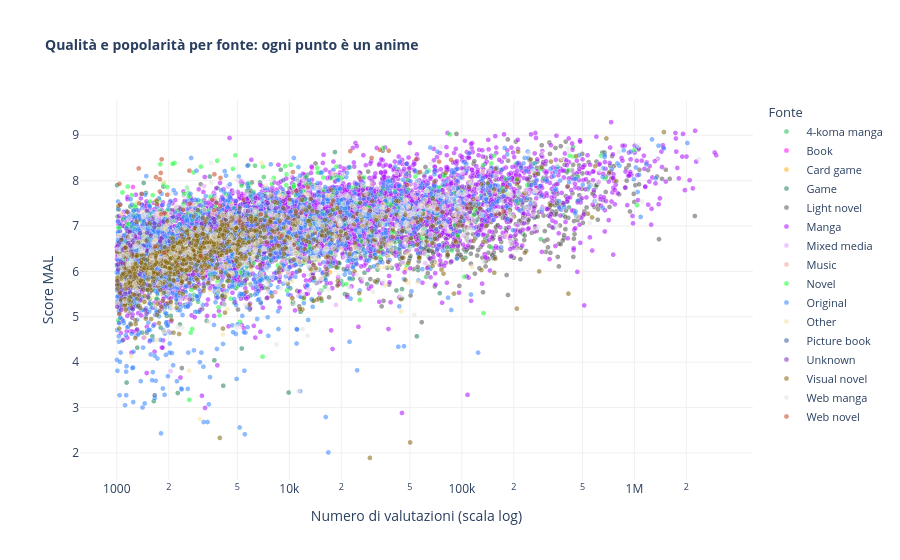

Here is the notebook cell this chart was saved with:
### Markdown cell above
Il grafico a sinistra mostra subito una cosa: il **manga domina in modo schiacciante**. È la fonte di gran lunga più rappresentata nel catalogo — decenni di serializzazione su riviste come Weekly Shonen Jump hanno prodotto un bacino enorme di materiale adattabile. Gli anime "Original" — quelli nati direttamente in studio senza una fonte preesistente — sono numericamente la seconda categoria, ma distanti.

Il grafico a destra racconta però una storia diversa. **Il volume non correla con la qualità media**: le fonti con più titoli non sono necessariamente quelle con lo score più alto. Al contrario, fonti di nicchia come light novel, visual novel e novel tendono ad avere score medi più elevati — probabilmente perché vengono adattate solo quando il materiale di base ha già un pubblico fedele e aspettative alte.

Gli originali mostrano invece la varianza più alta: senza un termine di paragone preesistente, possono essere capolavori assoluti o delusioni complete. Il grafico che segue esplora questa varianza al livello del singolo anime.

### Code cell
det_src = (
    details
    .dropna(subset=['source', 'score', 'scored_by'])
    .query('scored_by >= 1000 and source in @source_agg.source.tolist()')
    .copy()
)

fig = px.scatter(
    det_src.sort_values('source'),
    x='scored_by', y='score',
    color='source', color_discrete_map=color_map,
    hover_name='title',
    hover_data={'source': True, 'scored_by': ':,', 'score': ':.2f', 'year': True, 'type': True},
    labels={
        'scored_by': 'Numero di valutazioni (scala log)',
        'score': 'Score MAL',
        'source': 'Fonte',
    },
    title='<b>Qualità e popolarità per fonte: ogni punto è un anime</b>',
    log_x=True, opacity=0.55,
)
fig.update_traces(marker=dict(size=5, line=dict(width=0.3, color='white')))
fig.update_layout(
    height=560,
    plot_bgcolor='white',
    paper_bgcolor='white',
    title_font_size=14,
    xaxis=dict(showgrid=True, gridcolor='#f0f0f0', zeroline=False),
    yaxis=dict(showgrid=True, gridcolor='#f0f0f0', zeroline=False),
    legend=dict(title='Fonte', font_size=11),
)
fig.show()

### Figure 1 — Plotly figure (JSON) as saved in the notebook; plotly's stock layout.template omitted (floating-point values rounded to 4 significant figures; data arrays with more than 128 entries replaced by an {"elided": "..."} marker saying what was removed)
{"data": [{"customdata": {"elided": "242x3 mixed values"}, "hovertemplate": "<b>%{hovertext}</b><br><br>Fonte=%{customdata[0]}<br>Numero di valutazioni (scala log)=%{x:,}<br>Score MAL=%{y:.2f}<br>year=%{customdata[1]}<br>type=%{customdata[2]}<extra></extra>", "hovertext": {"elided": "242 str values"}, "legendgroup": "4-koma manga", "marker": {"color": "#1CBE4F", "opacity": 0.55, "symbol": "circle", "line": {"color": "white", "width": 0.3}, "size": 5}, "mode": "markers", "name": "4-koma manga", "showlegend": true, "x": {"elided": "242 float values"}, "xaxis": "x", "y": {"elided": "242 float values"}, "yaxis": "y", "type": "scattergl"}, {"customdata": {"elided": "54x3 mixed values"}, "hovertemplate": "<b>%{hovertext}</b><br><br>Fonte=%{customdata[0]}<br>Numero di valutazioni (scala log)=%{x:,}<br>Score MAL=%{y:.2f}<br>year=%{customdata[1]}<br>type=%{customdata[2]}<extra></extra>", "hovertext": ["Alps Monogatari: Watashi no Annette", "Momoko, Kaeru no Uta ga Kikoeru yo.", "Alps no Shoujo Heidi", "Anne no Nikki", "Fuyu no Hi", "Muumin", "Muumin (1972)", "Fuse: Teppou Musume no Torimonochou", "Peter Pan no Bouken", "Muumindani no Suisei", "Fushigi no Kuni no Alice", "Chuumon no Ooi Ryouriten (1991)", "Mitsubachi Maya no Bouken", "SF Shinseiki Lensman", "Sanzoku no Musume Ronja", "Madang-eul Naon Amtalg", "Tanoshii Muumin Ikka", "Deltora Quest", "Happy Birthday: Inochi Kagayaku Toki", "Magic Tree House", "Bosco Adventure", "Madogiwa no Totto-chan", "Heike Monogatari", "Andersen Douwa: Ningyohime", "Kimagure Robot", "Yuki no Joou (TV)", "Starship Troopers: Invasion", "Yume no Crayon Oukoku", "Sekai Meisaku Douwa: Mori wa Ikiteiru", "Uchuu no Senshi", "Tom Sawyer no Bouken", "Kaze wo Mita Shounen", "Arashi no Yoru ni", "30-sai no Hoken Taiiku Specials", "30-sai no Hoken Taiiku", "Yuureisen", "Arabian Nights: Sindbad no Bouken (TV)", "Buddha Saitan", "Haha wo Tazunete Sanzenri", "Araiguma Rascal", "Birthday Wonderland", "Jungle Book Shounen Mowgli", "Kanashimi no Belladonna", "Mary to Majo no Hana", "Anime Himitsu no Hanazono", "Jack to Mame no Ki", "Oz no Mahoutsukai (TV)", "Romeo x Juliet", "Tanoshii Muumin Ikka Bouken Nikki", "Marco: Haha wo Tazunete Sanzenri", "Sirius no Densetsu", "Cello Hiki no Gauche (1982)", "Time Travel Shoujo: Mari Waka to 8-nin no Kagakusha-tachi", "Cheburashka Arere?"], "legendgroup": "Book", "marker": {"color": "#FE00FA", "opacity": 0.55, "symbol": "circle", "line": {"color": "white", "width": 0.3}, "size": 5}, "mode": "markers", "name": "Book", "showlegend": true, "x": [2134.0, 1711.0, 21220.0, 2681.0, 1659.0, 2611.0, 1101.0, 12970.0, 2174.0, 5437.0, 1435.0, 2707.0, 6243.0, 1905.0, 7559.0, 1783.0, 13520.0, 13300.0, 1654.0, 2736.0, 1137.0, 1240.0, 28210.0, 3133.0, 1173.0, 1320.0, 3361.0, 1696.0, 1131.0, 2461.0, 4584.0, 2592.0, 11400.0, 2111.0, 27280.0, 1177.0, 4138.0, 3269.0, 4223.0, 1402.0, 7177.0, 4412.0, 18940.0, 58230.0, 3039.0, 1015.0, 1387.0, 76930.0, 3313.0, 1021.0, 2372.0, 6149.0, 6277.0, 1691.0], "xaxis": "x", "y": [6.79, 7.5, 7.42, 6.74, 6.03, 7.15, 6.56, 7.28, 6.77, 7.69, 6.44, 6.24, 6.58, 6.11, 7.06, 7.45, 8.28, 7.1, 7.01, 6.9, 7.0, 7.86, 7.79, 6.86, 5.94, 6.97, 6.64, 7.24, 6.72, 6.13, 7.33, 6.62, 7.64, 6.1, 6.61, 5.64, 7.21, 5.88, 7.47, 6.8, 6.53, 6.99, 7.2, 7.27, 7.1, 6.32, 6.7, 7.57, 7.5, 7.04, 6.69, 6.88, 6.49, 6.42], "yaxis": "y", "type": "scattergl"}, {"customdata": {"elided": "46x3 mixed values"}, "hovertemplate": "<b>%{hovertext}</b><br><br>Fonte=%{customdata[0]}<br>Numero di valutazioni (scala log)=%{x:,}<br>Score MAL=%{y:.2f}<br>year=%{customdata[1]}<br>type=%{customdata[2]}<extra></extra>", "hovertext": ["Rokumon Tengai Mon Colle Knights", "Battle Spirits: Brave", "Battle Spirits: Burning Soul", "Battle Spirits: Heroes", "WIXOSS Diva(A)Live", "Manaria Friends", "Shingeki no Bahamut: Virgin Soul", "Kouchuu Ouja Mushiking: Mori no Tami no Densetsu", "Battle Spirits: Sword Eyes", "Ange Vierge", "Aquarian Age: Saga II - Don't Forget Me...", "Aquarian Age: Sign for Evolution", "Z/X: Code Reunion", "Z/X: Ignition", "Weiß Survive R", "Weiß Survive", "Watashitachi, Luck Logic-bu!", "Battle Spirits: Shounen Gekiha Dan", "Battle Spirits: Shounen Toppa Bashin", "Cardfight!! Vanguard G: Stride Gate-hen", "Selector Destructed WIXOSS Movie", "Selector Spread WIXOSS", "Dragon Collection", "Shadowverse", "Shadowverse Flame", "Selector Infected WIXOSS: Midoriko-san to Piruruku-tan", "Cardfight!! Vanguard G", "Luck & Logic", "Cardfight!! Vanguard G Next", "Lostorage Incited WIXOSS", "Lostorage Conflated WIXOSS: Missing Link", "Lostorage Conflated WIXOSS", "Cardfight!! Vanguard G Z", "Yu☆Gi☆Oh! Go Rush!!", "Yu☆Gi☆Oh! Sevens", "Yu☆Gi☆Oh! VRAINS", "Cardfight!! Vanguard G: GIRS Crisis-hen", "Shingeki no Bahamut: Genesis", "Future Card Shin Buddyfight", "Future Card Buddyfight Triple D", "Future Card Buddyfight Hundred", "Future Card Buddyfight Battsu: All-Star Fight", "Future Card Buddyfight Battsu", "Future Card Buddyfight", "Hina Logi: From Luck & Logic", "Selector Infected WIXOSS"], "legendgroup": "Card game", "marker": {"color": "#FEAF16", "opacity": 0.55, "symbol": "circle", "line": {"color": "white", "width": 0.3}, "size": 5}, "mode": "markers", "name": "Card game", "showlegend": true, "x": [2409.0, 2088.0, 1785.0, 1050.0, 3475.0, 36860.0, 93930.0, 1842.0, 1065.0, 17210.0, 1388.0, 4925.0, 3918.0, 17450.0, 5393.0, 8907.0, 1174.0, 1757.0, 1538.0, 5238.0, 6455.0, 40970.0, 2188.0, 5278.0, 1653.0, 3485.0, 8658.0, 47360.0, 5390.0, 22570.0, 1683.0, 11250.0, 4272.0, 1469.0, 5079.0, 20810.0, 5954.0, 185700.0, 1908.0, 2612.0, 3484.0, 1486.0, 2581.0, 5683.0, 10470.0, 65160.0], "xaxis": "x", "y": [6.43, 7.17, 6.69, 6.18, 5.6, 6.68, 7.42, 6.82, 6.57, 5.98, 5.73, 6.04, 5.81, 6.47, 5.97, 6.0, 5.45, 6.96, 6.39, 6.72, 7.19, 7.34, 6.14, 5.75, 6.74, 5.9, 6.53, 6.05, 6.69, 6.68, 6.53, 7.08, 6.56, 6.2, 6.22, 6.71, 6.68, 7.61, 6.4, 6.58, 6.72, 6.77, 6.6, 6.73, 6.64, 7.21], "yaxis": "y", "type": "scattergl"}, {"customdata": {"elided": "640x3 mixed values"}, "hovertemplate": "<b>%{hovertext}</b><br><br>Fonte=%{customdata[0]}<br>Numero di valutazioni (scala log)=%{x:,}<br>Score MAL=%{y:.2f}<br>year=%{customdata[1]}<br>type=%{customdata[2]}<extra></extra>", "hovertext": {"elided": "640 str values"}, "legendgroup": "Game", "marker": {"color": "#1C8356", "opacity": 0.55, "symbol": "circle", "line": {"color": "white", "width": 0.3}, "size": 5}, "mode": "markers", "name": "Game", "showlegend": true, "x": {"elided": "640 float values"}, "xaxis": "x", "y": {"elided": "640 float values"}, "yaxis": "y", "type": "scattergl"}, {"customdata": {"elided": "977x3 mixed values"}, "hovertemplate": "<b>%{hovertext}</b><br><br>Fonte=%{customdata[0]}<br>Numero di valutazioni (scala log)=%{x:,}<br>Score MAL=%{y:.2f}<br>year=%{customdata[1]}<br>type=%{customdata[2]}<extra></extra>", "hovertext": {"elided": "977 str values"}, "legendgroup": "Light novel", "marker": {"color": "#565656", "opacity": 0.55, "symbol": "circle", "line": {"color": "white", "width": 0.3}, "size": 5}, "mode": "markers", "name": "Light novel", "showlegend": true, "x": {"elided": "977 float values"}, "xaxis": "x", "y": {"elided": "977 float values"}, "yaxis": "y", "type": "scattergl"}, {"customdata": {"elided": "3863x3 mixed values"}, "hovertemplate": "<b>%{hovertext}</b><br><br>Fonte=%{customdata[0]}<br>Numero di valutazioni (scala log)=%{x:,}<br>Score MAL=%{y:.2f}<br>year=%{customdata[1]}<br>type=%{customdata[2]}<extra></extra>", "hovertext": {"elided": "3863 str values"}, "legendgroup": "Manga", "marker": {"color": "#AA0DFE", "opacity": 0.55, "symbol": "circle", "line": {"color": "white", "width": 0.3}, "size": 5}, "mode": "markers", "name": "Manga", "showlegend": true, "x": {"elided": "3863 float values"}, "xaxis": "x", "y": {"elided": "3863 float values"}, "yaxis": "y", "type": "scattergl"}, {"customdata": {"elided": "96x3 mixed values"}, "hovertemplate": "<b>%{hovertext}</b><br><br>Fonte=%{customdata[0]}<br>Numero di valutazioni (scala log)=%{x:,}<br>Score MAL=%{y:.2f}<br>year=%{customdata[1]}<br>type=%{customdata[2]}<extra></extra>", "hovertext": ["Estab-Life: Great Escape", "Idoly Pride", "Hamatora The Animation", "Null Peta", "Shark'd", "Hamatora The Animation: Saishuukai Chokuzen! Mao ga Okuru", "Rinkai!", "High Card: The Flowers Bloom", "BanG Dream! It's MyGO!!!!!", "Takt Op. Destiny", "BanG Dream! Garupa☆Pico", "Wave!! Surfing Yappe!!", "Wave!! Surfing Yappe!! (TV)", "Assault Lily: Bouquet", "High Card Season 2", "High Card", "BanG Dream! Morfonication", "Argonavis from BanG Dream!", "Konbini Kareshi", "Neppuu Kairiku Bushi Road", "Kandagawa Jet Girls: Koko kara Hajimaru Tokyo Girls Promotion", "Dance with Devils: Fortuna", "Puraore! Pride of Orange", "Mekakucity Actors", "Mikagura Gakuen Kumikyoku (TV)", "Summer Ghost", "BanG Dream! Film Live 2nd Stage", "BanG Dream! Film Live", "BanG Dream! Ave Mujica", "BanG Dream! Asonjatta!", "BanG Dream! Movie: Poppin' Dream!", "BanG Dream! Garupa☆Pico Fever!", "BanG Dream! 5th Anniversary Animation: CiRCLE Thanks Party!", "BanG Dream! 3rd Season", "BanG Dream! Movie: Episode of Roselia - II: Song I Am.", "Mini Hama: Minimum Hamatora", "BanG Dream! Movie: Episode of Roselia - I: Yakusoku", "BanG Dream! 2nd Season", "Hypnosis Mic: Division Rap Battle - Rhyme Anima", "Sanrio Danshi", "Miracle☆Train: Oedo-sen e Youkoso", "Hypnosis Mic: Division Rap Battle - Rhyme Anima +", "Prince of Stride: Alternative", "BanG Dream! Garupa☆Pico: Oomori", "Prima Doll", "Kandagawa Jet Girls Recap", "Akai Koudan Zillion", "Technoroid: Overmind", "BanG Dream!", "Dance with Devils", "Deep Insanity: The Lost Child", "Synduality: Noir Part 2", "Saint Beast: Seijuu Kourin-hen", "Saint Beast: Kouin Jojishi Tenshi Tan", "Saint Beast: Ikusen no Hiru to Yoru-hen", "Pastel Life", "Tsukipro The Animation", "Paradox Live the Animation", "Tsukipro The Animation 2", "Project Scard: Praeter no Kizu", "Nanatsu no Bitoku", "Shounen Hollywood: Holly Stage for 49", "Sabiiro no Armor: Reimei", "Shounen Hollywood: Holly Stage for 50", "Bullbuster", "Re:Stage! Dream Days♪", "Re:␣Hamatora", "Magic-Kyun! Renaissance", "D_Cide Traumerei the Animation", "Build Divide: Code Black", "World Dai Star", "Gakuen Utopia Manabi Straight!", "Megaton-kyuu Musashi 2nd Season", "Megaton-kyuu Musashi", "Build Divide: Code White", "Engage Kiss", "Arata naru Sekai: World's/Start/Load/End", "Kagerou Daze: In a Day's", "Synduality: Noir", "Fw:Hamatora", "Lapis Re:LiGHTs", "Kimi ni Maji Kyun!", "Kandagawa Jet Girls", "D4DJ First Mix", "Gi(a)rlish Number", "Tribe Nine", "Selection Project", "D4DJ Petit Mix", "Futsal Boys!!!!!", "D4DJ All Mix", "Shine Post", "Gundam vs Hello Kitty", "B-Project: Kodou*Ambitious", "B-Project: Zecchou*Emotion", "18if", "D4DJ Double Mix"], "legendgroup": "Mixed media", "marker": {"color": "#DEA0FD", "opacity": 0.55, "symbol": "circle", "line": {"color": "white", "width": 0.3}, "size": 5}, "mode": "markers", "name": "Mixed media", "showlegend": true, "x": [3708.0, 20300.0, 133200.0, 10420.0, 3769.0, 2211.0, 2221.0, 2564.0, 18020.0, 231600.0, 12850.0, 1972.0, 15440.0, 32100.0, 16280.0, 45540.0, 3547.0, 3960.0, 37320.0, 18990.0, 3487.0, 3224.0, 9473.0, 208700.0, 36520.0, 54040.0, 3209.0, 6174.0, 11860.0, 7474.0, 4414.0, 3702.0, 2444.0, 19540.0, 5268.0, 1190.0, 5577.0, 25150.0, 21920.0, 22720.0, 7884.0, 3549.0, 81990.0, 6992.0, 10720.0, 1446.0, 1839.0, 3752.0, 42400.0, 61300.0, 13080.0, 7253.0, 3137.0, 2543.0, 1595.0, 3387.0, 4734.0, 9645.0, 1394.0, 8841.0, 18630.0, 5098.0, 2050.0, 2482.0, 4283.0, 4582.0, 80960.0, 23090.0, 6784.0, 16290.0, 5655.0, 11740.0, 1424.0, 3226.0, 5943.0, 102300.0, 9128.0, 3380.0, 14180.0, 1693.0, 17340.0, 1214.0, 14570.0, 18290.0, 37110.0, 13960.0, 17060.0, 3137.0, 11280.0, 6180.0, 8313.0, 3850.0, 17500.0, 4856.0, 22260.0, 4135.0], "xaxis": "x", "y": [6.46, 7.41, 7.24, 6.4, 7.37, 6.71, 5.65, 6.71, 8.23, 7.16, 7.74, 6.01, 5.86, 6.5, 7.1, 7.16, 7.56, 6.69, 6.26, 7.14, 5.63, 6.24, 6.23, 7.01, 6.67, 7.91, 7.88, 7.67, 8.06, 7.08, 7.87, 7.71, 7.67, 7.99, 8.0, 6.21, 7.7, 7.57, 6.81, 6.7, 6.45, 6.86, 6.9, 7.73, 7.08, 5.4, 6.59, 6.53, 7.0, 6.18, 5.6, 7.11, 5.96, 6.29, 6.2, 6.54, 6.67, 6.87, 6.38, 5.93, 5.26, 6.05, 3.8, 6.47, 6.17, 6.7, 7.34, 7.0, 5.8, 6.38, 7.31, 7.25, 6.53, 6.27, 6.63, 6.79, 6.24, 6.14, 6.83, 6.96, 6.66, 6.63, 5.75, 7.6, 6.8, 6.08, 7.26, 6.97, 5.46, 7.36, 7.48, 6.64, 6.58, 6.68, 6.11, 7.28], "yaxis": "y", "type": "scattergl"}, {"customdata": [["Music", 2017.0, "TV"], ["Music", 2022.0, "TV"], ["Music", null, "Special"], ["Music", null, "Movie"], ["Music", null, "ONA"], ["Music", null, "OVA"], ["Music", 2016.0, "TV"], ["Music", 1992.0, "TV"], ["Music", 2017.0, "TV"], ["Music", null, "Movie"], ["Music", null, "Movie"], ["Music", 2019.0, "TV"], ["Music", null, "Movie"], ["Music", 2019.0, "TV"], ["Music", 2023.0, "TV"], ["Music", 2022.0, "TV"], ["Music", 2020.0, "TV"]], "hovertemplate": "<b>%{hovertext}</b><br><br>Fonte=%{customdata[0]}<br>Numero di valutazioni (scala log)=%{x:,}<br>Score MAL=%{y:.2f}<br>year=%{customdata[1]}<br>type=%{customdata[2]}<extra></extra>", "hovertext": ["Itsudatte Bokura no Koi wa 10 cm Datta.", "Vazzrock The Animation", "Zutto Mae kara Suki deshita. Kokuhaku Jikkou Iinkai: Kinyoubi no Ohayou", "Interstella5555: The 5tory of The 5ecret 5tar 5ystem", "Massara", "The Epic Of ZektBach", "Tsukiuta. The Animation", "Kaze no Naka no Shoujo: Kinpatsu no Jeanie", "Marginal#4: Kiss kara Tsukuru Big Bang", "Suki ni Naru Sono Shunkan wo. Kokuhaku Jikkou Iinkai", "Airy Me", "Urashimasakatasen no Nichijou", "Zutto Mae kara Suki deshita. Kokuhaku Jikkou Iinkai", "Actors: Songs Connection", "UniteUp!", "Heroine Tarumono! Kiraware Heroine to Naisho no Oshigoto", "Tsukiuta. The Animation 2"], "legendgroup": "Music", "marker": {"color": "#F8A19F", "opacity": 0.55, "symbol": "circle", "line": {"color": "white", "width": 0.3}, "size": 5}, "mode": "markers", "name": "Music", "showlegend": true, "x": [99210.0, 1282.0, 10040.0, 46570.0, 1428.0, 2191.0, 8978.0, 1517.0, 5474.0, 50710.0, 2980.0, 3004.0, 104100.0, 6072.0, 3584.0, 27230.0, 1948.0], "xaxis": "x", "y": [7.45, 5.44, 7.17, 8.13, 6.9, 5.77, 6.88, 7.04, 6.64, 7.04, 6.34, 6.12, 7.2, 6.3, 7.05, 7.26, 6.64], "yaxis": "y", "type": "scattergl"}, {"customdata": {"elided": "362x3 mixed values"}, "hovertemplate": "<b>%{hovertext}</b><br><br>Fonte=%{customdata[0]}<br>Numero di valutazioni (scala log)=%{x:,}<br>Score MAL=%{y:.2f}<br>year=%{customdata[1]}<br>type=%{customdata[2]}<extra></extra>", "hovertext": {"elided": "362 str values"}, "legendgroup": "Novel", "marker": {"color": "#16FF32", "opacity": 0.55, "symbol": "circle", "line": {"color": "white", "width": 0.3}, "size": 5}, "mode": "markers", "name": "Novel", "showlegend": true, "x": {"elided": "362 float values"}, "xaxis": "x", "y": {"elided": "362 float values"}, "yaxis": "y", "type": "scattergl"}, {"customdata": {"elided": "2203x3 mixed values"}, "hovertemplate": "<b>%{hovertext}</b><br><br>Fonte=%{customdata[0]}<br>Numero di valutazioni (scala log)=%{x:,}<br>Score MAL=%{y:.2f}<br>year=%{customdata[1]}<br>type=%{customdata[2]}<extra></extra>", "hovertext": {"elided": "2203 str values"}, "legendgroup": "Original", "marker": {"color": "#3283FE", "opacity": 0.55, "symbol": "circle", "line": {"color": "white", "width": 0.3}, "size": 5}, "mode": "markers", "name": "Original", "showlegend": true, "x": {"elided": "2203 float values"}, "xaxis": "x", "y": {"elided": "2203 float values"}, "yaxis": "y", "type": "scattergl"}, {"customdata": {"elided": "249x3 mixed values"}, "hovertemplate": "<b>%{hovertext}</b><br><br>Fonte=%{customdata[0]}<br>Numero di valutazioni (scala log)=%{x:,}<br>Score MAL=%{y:.2f}<br>year=%{customdata[1]}<br>type=%{customdata[2]}<extra></extra>", "hovertext": {"elided": "249 str values"}, "legendgroup": "Other", "marker": {"color": "#F7E1A0", "opacity": 0.55, "symbol": "circle", "line": {"color": "white", "width": 0.3}, "size": 5}, "mode": "markers", "name": "Other", "showlegend": true, "x": {"elided": "249 float values"}, "xaxis": "x", "y": {"elided": "249 float values"}, "yaxis": "y", "type": "scattergl"}, {"customdata": [["Picture book", 2016.0, "TV"], ["Picture book", null, "ONA"], ["Picture book", 2009.0, "TV"], ["Picture book", null, "Movie"], ["Picture book", null, "Movie"], ["Picture book", 2009.0, "TV"], ["Picture book", null, "Movie"], ["Picture book", null, "Movie"], ["Picture book", null, "Movie"], ["Picture book", 1988.0, "TV"], ["Picture book", null, "Movie"], ["Picture book", null, "Movie"], ["Picture book", 2017.0, "TV"], ["Picture book", 1974.0, "TV"], ["Picture book", null, "Movie"]], "hovertemplate": "<b>%{hovertext}</b><br><br>Fonte=%{customdata[0]}<br>Numero di valutazioni (scala log)=%{x:,}<br>Score MAL=%{y:.2f}<br>year=%{customdata[1]}<br>type=%{customdata[2]}<extra></extra>", "hovertext": ["Honobono Log", "Jurassic!", "Kaidan Restaurant", "Entotsu Machi no Poupelle", "Gang-aji Ttong", "Hipira-kun", "Kumo to Tulip", "Chirin no Suzu", "Little Nemo", "Sore Ike! Anpanman", "Omae Umasou da na", "Toshi wo Totta Wani", "Forest Fairy Five", "Barbapapa", "Yodaka no Hoshi"], "legendgroup": "Picture book", "marker": {"color": "#325A9B", "opacity": 0.55, "symbol": "circle", "line": {"color": "white", "width": 0.3}, "size": 5}, "mode": "markers", "name": "Picture book", "showlegend": true, "x": [36600.0, 1164.0, 5660.0, 1240.0, 1543.0, 1558.0, 1400.0, 7150.0, 5447.0, 1804.0, 9249.0, 1594.0, 1658.0, 1450.0, 1504.0], "xaxis": "x", "y": [7.33, 6.36, 7.24, 6.58, 5.68, 6.07, 5.65, 7.14, 7.17, 6.58, 8.01, 6.2, 3.27, 6.27, 6.44], "yaxis": "y", "type": "scattergl"}, {"customdata": {"elided": "159x3 mixed values"}, "hovertemplate": "<b>%{hovertext}</b><br><br>Fonte=%{customdata[0]}<br>Numero di valutazioni (scala log)=%{x:,}<br>Score MAL=%{y:.2f}<br>year=%{customdata[1]}<br>type=%{customdata[2]}<extra></extra>", "hovertext": {"elided": "159 str values"}, "legendgroup": "Unknown", "marker": {"color": "#782AB6", "opacity": 0.55, "symbol": "circle", "line": {"color": "white", "width": 0.3}, "size": 5}, "mode": "markers", "name": "Unknown", "showlegend": true, "x": {"elided": "159 float values"}, "xaxis": "x", "y": {"elided": "159 float values"}, "yaxis": "y", "type": "scattergl"}, {"customdata": {"elided": "950x3 mixed values"}, "hovertemplate": "<b>%{hovertext}</b><br><br>Fonte=%{customdata[0]}<br>Numero di valutazioni (scala log)=%{x:,}<br>Score MAL=%{y:.2f}<br>year=%{customdata[1]}<br>type=%{customdata[2]}<extra></extra>", "hovertext": {"elided": "950 str values"}, "legendgroup": "Visual novel", "marker": {"color": "#85660D", "opacity": 0.55, "symbol": "circle", "line": {"color": "white", "width": 0.3}, "size": 5}, "mode": "markers", "name": "Visual novel", "showlegend": true, "x": {"elided": "950 float values"}, "xaxis": "x", "y": {"elided": "950 float values"}, "yaxis": "y", "type": "scattergl"}, {"customdata": {"elided": "341x3 mixed values"}, "hovertemplate": "<b>%{hovertext}</b><br><br>Fonte=%{customdata[0]}<br>Numero di valutazioni (scala log)=%{x:,}<br>Score MAL=%{y:.2f}<br>year=%{customdata[1]}<br>type=%{customdata[2]}<extra></extra>", "hovertext": {"elided": "341 str values"}, "legendgroup": "Web manga", "marker": {"color": "#E2E2E2", "opacity": 0.55, "symbol": "circle", "line": {"color": "white", "width": 0.3}, "size": 5}, "mode": "markers", "name": "Web manga", "showlegend": true, "x": {"elided": "341 float values"}, "xaxis": "x", "y": {"elided": "341 float values"}, "yaxis": "y", "type": "scattergl"}, {"customdata": {"elided": "56x3 mixed values"}, "hovertemplate": "<b>%{hovertext}</b><br><br>Fonte=%{customdata[0]}<br>Numero di valutazioni (scala log)=%{x:,}<br>Score MAL=%{y:.2f}<br>year=%{customdata[1]}<br>type=%{customdata[2]}<extra></extra>", "hovertext": ["Tianbao Fuyao Lu 2nd Season", "Zhan Shen: Fanchen Shenyu", "Kui Cheng Shoufu Cong Youxi Kaishi", "Zhu Xian 2nd Season", "Quanzhi Fashi", "Shen Yin Wangzuo 2nd Season", "Quanzhi Fashi II", "Quanzhi Fashi III", "Quanzhi Fashi IV", "Quanzhi Fashi V", "Quanzhi Fashi VI", "Shen Yin Wangzuo", "Bai Lian Cheng Shen", "Quanzhi Gaoshou", "Quanzhi Gaoshou: Dianfeng Rongyao", "Quanzhi Gaoshou Specials", "Zhu Xian", "Tianbao Fuyao Lu", "Xingchen Bian: Yu Li Cang Hai", "Tian Guan Cifu Short Film", "Mo Dao Zu Shi: Xian Yun Pian", "Mo Dao Zu Shi: Wanjie Pian", "Mo Dao Zu Shi Q", "Mo Dao Zu Shi", "Kankin Kuiki Level X", "Quanzhi Gaoshou 2", "Cang Lan Jue", "Cang Lan Jue Part 2", "Cang Yuan Tu", "Meng Qi Shi Shen", "Meng Qi Shi Shen: Huanxi Zhui Hun", "Meng Qi Shi Shen: Zaijie Liangyuan", "Douluo Dalu II: Jueshi Tangmen", "Fanren Xiu Xian Chuan: Xinghai Feichi", "Fanren Xiu Xian Chuan: Xinghai Feichi Xuzhang", "Tunshi Xingkong", "Tian Guan Cifu Special", "Yichang Shengwu Jianwenlu", "Da Wang Rao Ming 2", "Tian Guan Cifu Er", "Tian Guan Cifu", "Yong Sheng", "Xian Wang de Richang Shenghuo", "Xian Wang de Richang Shenghuo 2", "Xian Wang de Richang Shenghuo 3", "Xian Wang de Richang Shenghuo 4", "Xie Wang Zhui Qi", "Xie Wang Zhui Qi 3: Shen Nu Guilai", "Xie Wang Zhui Qi: Yishi Qingcheng", "Xingchen Bian", "Xingchen Bian: Po Tian Mi Ju", "Xingchen Bian: Xingchen Yao Hai", "Chuan Shu Zijiu Zhinan", "Da Zhu Zai", "Guimi Zhi Zhu: Xiaochou Pian", "Quanzhi Gaoshou 3"], "legendgroup": "Web novel", "marker": {"color": "#C4451C", "opacity": 0.55, "symbol": "circle", "line": {"color": "white", "width": 0.3}, "size": 5}, "mode": "markers", "name": "Web novel", "showlegend": true, "x": [1777.0, 1687.0, 1962.0, 1036.0, 64100.0, 2636.0, 39730.0, 29340.0, 19750.0, 11740.0, 5142.0, 3680.0, 1149.0, 182200.0, 25460.0, 57130.0, 1699.0, 3581.0, 2429.0, 1820.0, 54370.0, 33420.0, 10490.0, 86570.0, 1882.0, 48060.0, 1811.0, 1046.0, 1799.0, 10910.0, 2645.0, 3981.0, 1776.0, 1340.0, 12810.0, 3992.0, 29970.0, 3068.0, 5422.0, 22540.0, 73800.0, 1348.0, 174600.0, 72050.0, 37570.0, 17510.0, 9030.0, 1890.0, 3669.0, 3779.0, 1395.0, 1707.0, 11000.0, 1671.0, 37700.0, 6848.0], "xaxis": "x", "y": [7.76, 8.08, 7.69, 7.93, 7.17, 8.22, 6.76, 7.34, 7.31, 7.29, 7.12, 8.14, 7.31, 7.86, 8.07, 8.19, 7.56, 7.58, 7.36, 8.47, 8.47, 8.68, 8.19, 8.46, 6.41, 7.9, 7.26, 7.47, 8.17, 7.33, 7.49, 7.44, 8.03, 8.27, 7.86, 8.06, 8.5, 6.34, 7.58, 8.65, 8.42, 7.5, 7.32, 7.38, 7.35, 7.48, 6.79, 7.28, 7.35, 7.51, 7.71, 7.48, 7.77, 6.55, 8.66, 7.26], "yaxis": "y", "type": "scattergl"}], "layout": {"xaxis": {"anchor": "y", "domain": [0.0, 1.0], "title": {"text": "Numero di valutazioni (scala log)"}, "type": "log", "showgrid": true, "gridcolor": "#f0f0f0", "zeroline": false}, "yaxis": {"anchor": "x", "domain": [0.0, 1.0], "title": {"text": "Score MAL"}, "showgrid": true, "gridcolor": "#f0f0f0", "zeroline": false}, "legend": {"title": {"text": "Fonte"}, "tracegroupgap": 0, "font": {"size": 11}}, "title": {"text": "<b>Qualità e popolarità per fonte: ogni punto è un anime</b>", "font": {"size": 14}}, "height": 560, "plot_bgcolor": "white", "paper_bgcolor": "white"}}
